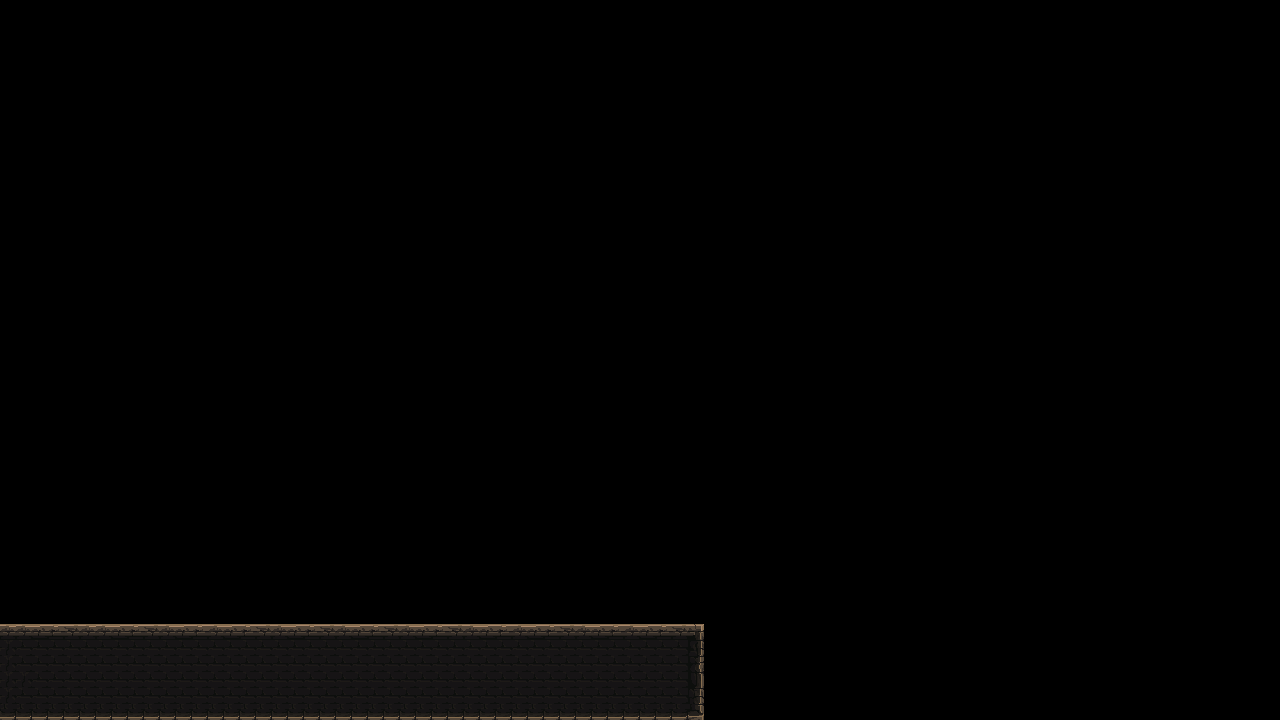

The image is a tile-based game level rendered from a .tmx file. Its description and source (layers, tilesets, objects; grid data summarised) follow:
An orthogonal 80x45 tile map with 16x16 px tiles, 1 tile layer (platform).

<map version="1.4" tiledversion="1.4.3" orientation="orthogonal" renderorder="right-down" width="80" height="45" tilewidth="16" tileheight="16" infinite="0" nextlayerid="3" nextobjectid="1">
 <tileset firstgid="1" name="mainlevbuild_A" tilewidth="16" tileheight="16" tilecount="4096" columns="64">
  <image source="mainlevbuild_A.png" width="1024" height="1024" />
 </tileset>
 <layer id="1" name="platform" width="80" height="45">
  <data>[3600 cells, 264 non-empty, 13 distinct tile ids]</data>
 </layer>
</map>
